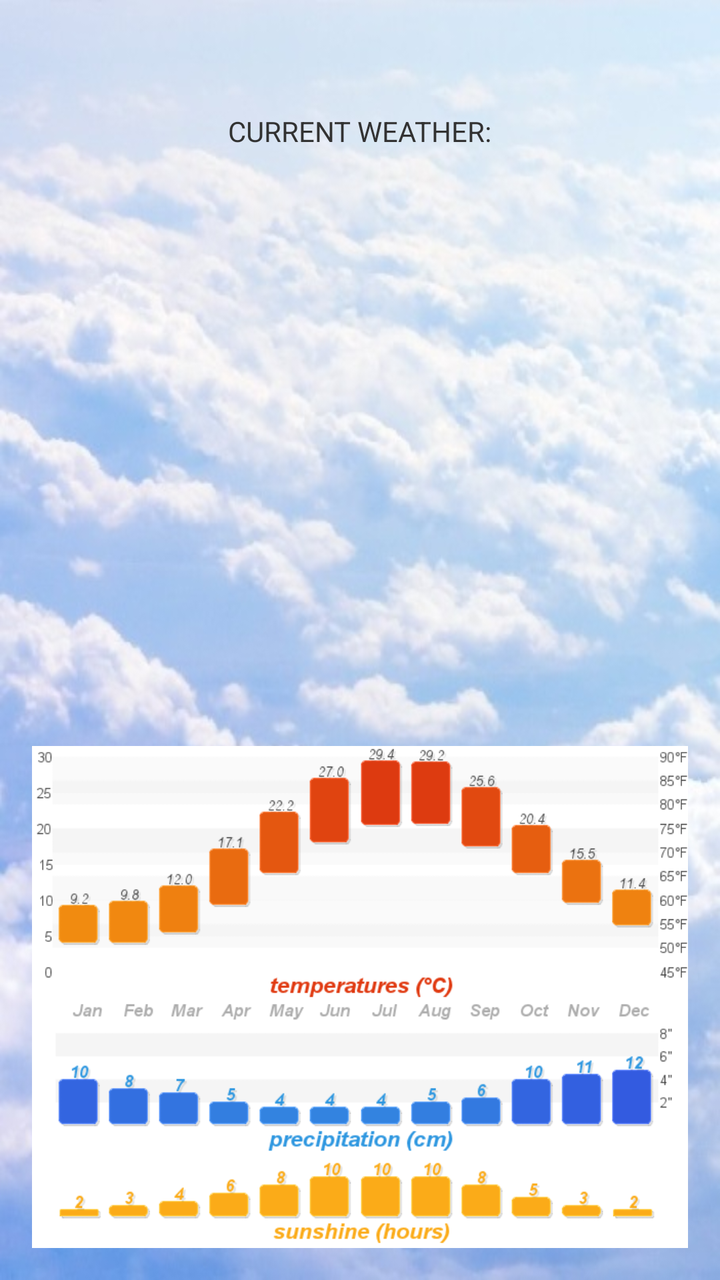
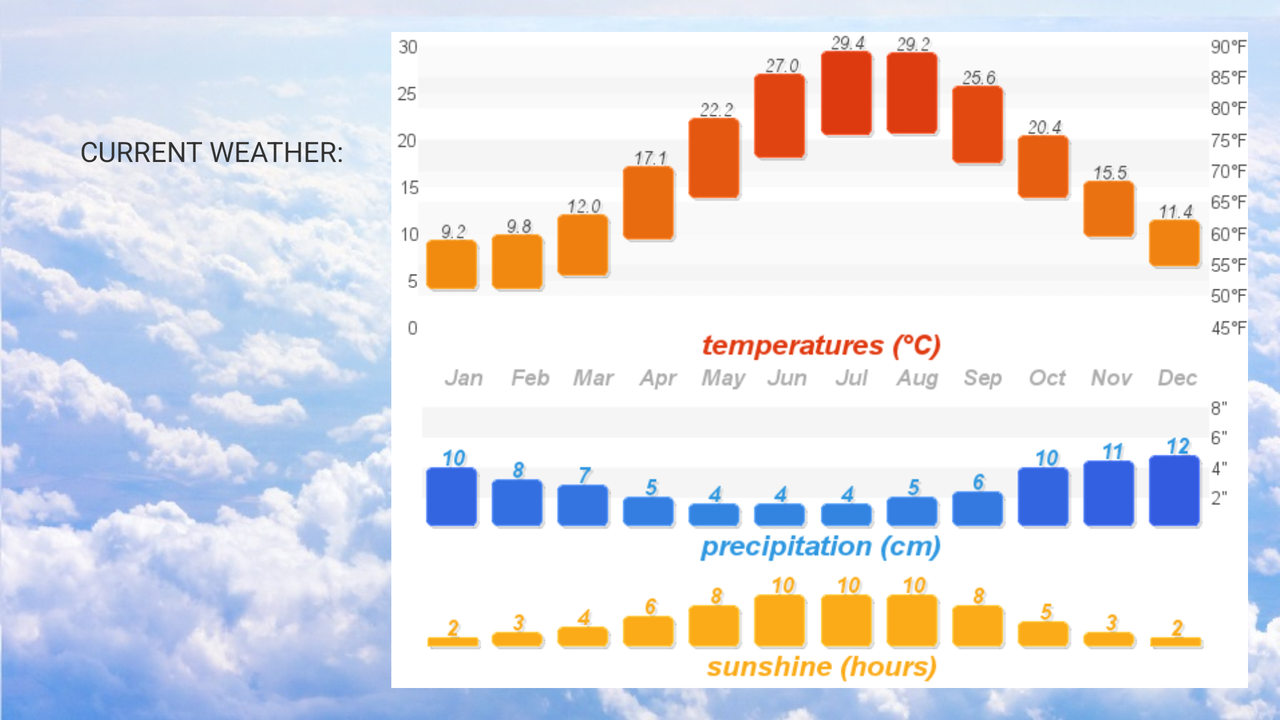

Compare how this app lays out the same screen by default and in its alternative resource folder. The renders come first, then the two layout files and the values they reference.
<!-- AndroidManifest.xml: activity theme AppTheme.OrangeActionBar -->
<!-- res/layout/activity_weather_and_climate.xml -->
<?xml version="1.0" encoding="utf-8"?>
<RelativeLayout
    xmlns:android="http://schemas.android.com/apk/res/android"
    xmlns:tools="http://schemas.android.com/tools"
    android:layout_width="match_parent"
    android:layout_height="match_parent"
    tools:context=".MainActivity"
    android:paddingBottom="@dimen/activity_vertical_margin"
    android:paddingLeft="@dimen/activity_horizontal_margin"
    android:paddingRight="@dimen/activity_horizontal_margin"
    android:paddingTop="@dimen/activity_vertical_margin"
    android:background="@drawable/clouds">
    <FrameLayout
        android:id="@+id/WeatherIcon"
        android:layout_width="wrap_content"
        android:layout_height="wrap_content"
        android:layout_alignParentBottom="true"
        android:layout_alignParentRight="true"
        android:layout_alignParentEnd="true">
        <ImageView
           android:layout_width="wrap_content"
           android:layout_height="wrap_content"
           android:adjustViewBounds="true"
           android:scaleType="fitXY"
           android:src="@drawable/istanbulclimate" />
    </FrameLayout>


    <LinearLayout
        android:orientation="vertical"
        android:layout_width="wrap_content"
        android:layout_height="wrap_content"
        android:layout_above="@+id/WeatherIcon"
        android:layout_alignRight="@+id/WeatherIcon"
        android:layout_alignEnd="@+id/WeatherIcon"
        android:layout_alignParentTop="true"
        android:layout_alignParentLeft="true"
        android:layout_alignParentStart="true"
        android:layout_marginTop="40dp">

        <TextView
            android:id="@+id/WeatherIcon2"
            android:layout_width="wrap_content"
            android:layout_height="wrap_content"
            android:layout_gravity="center_horizontal"
            android:text="CURRENT WEATHER:"/>
        <ImageView
            android:id="@+id/ivWeatherIcon"
            android:layout_width="wrap_content"
            android:layout_height="wrap_content"
            android:layout_gravity="center_horizontal"
            android:layout_below="@+id/WeatherIcon2"
            />

        <TextView
            android:id="@+id/tvWeatherTemperature"
            android:layout_width="wrap_content"
            android:layout_height="wrap_content"
            android:layout_below="@+id/tvWeatherDescription"
            android:layout_gravity="center_horizontal"
            android:textAppearance="?android:attr/textAppearanceLarge" />

        <TextView
            android:id="@+id/tvWeatherDescription"
            android:layout_width="wrap_content"
            android:layout_height="wrap_content"
            android:layout_below="@+id/ivWeatherIcon"
            android:layout_gravity="center_horizontal"
            android:textAppearance="?android:attr/textAppearanceLarge" />

    </LinearLayout>


</RelativeLayout>
<!-- resources referenced by this layout -->
<resources>
  <dimen name="activity_horizontal_margin">16dp</dimen>
  <dimen name="activity_vertical_margin">16dp</dimen>
  <!-- drawable clouds: jpg bitmap (drawable, 69739 bytes) -->
  <!-- drawable istanbulclimate: png bitmap (drawable, 40627 bytes) -->
  <style name="AppTheme.OrangeActionBar">
          <item name="android:actionBarStyle">@style/Widget.ActionBar.Orange</item>
          <item name="android:windowContentOverlay">@null</item>
      </style>
  <style name="Widget.ActionBar.Orange">
          <item name="android:background">@drawable/ab_background</item>
      </style>
  <!-- drawable ab_background: png bitmap (drawable-xhdpi, 2891 bytes) -->
</resources>
<!-- res/layout-land/activity_weather_and_climate.xml (the repository's variant of the layout above) -->
<!-- drawn on the phone turned sideways -->
<?xml version="1.0" encoding="utf-8"?>
<RelativeLayout
    xmlns:android="http://schemas.android.com/apk/res/android"
    xmlns:tools="http://schemas.android.com/tools"
    android:layout_width="match_parent"
    android:layout_height="match_parent"
    tools:context=".MainActivity"
    android:paddingBottom="@dimen/activity_vertical_margin"
    android:paddingLeft="@dimen/activity_horizontal_margin"
    android:paddingRight="@dimen/activity_horizontal_margin"
    android:paddingTop="@dimen/activity_vertical_margin"
    android:background="@drawable/cloudsland">
    <FrameLayout
        android:id="@+id/WeatherIcon"
        android:layout_width="wrap_content"
        android:layout_height="wrap_content"
        android:layout_alignParentTop="true"
        android:layout_alignParentRight="true"
        android:layout_alignParentEnd="true">
        <ImageView
            android:layout_width="wrap_content"
            android:layout_height="wrap_content"
            android:adjustViewBounds="true"
            android:scaleType="fitXY"
            android:src="@drawable/istanbulclimate" />
    </FrameLayout>

    <LinearLayout
        android:orientation="vertical"
        android:layout_width="fill_parent"
        android:layout_height="fill_parent"
        android:weightSum="1"
        android:layout_toLeftOf="@+id/WeatherIcon"
        android:layout_alignParentBottom="true"
        android:layout_marginTop="50dp">

        <TextView
            android:id="@+id/WeatherIcon2"
            android:layout_width="wrap_content"
            android:layout_height="wrap_content"
            android:text="CURRENT WEATHER:"
            android:layout_gravity="center_horizontal" />

        <ImageView
            android:id="@+id/ivWeatherIcon"
            android:layout_width="wrap_content"
            android:layout_height="wrap_content"
            android:layout_below="@+id/WeatherIcon2"
            android:layout_gravity="center_horizontal" />

        <TextView
            android:id="@+id/tvWeatherTemperature"
            android:layout_width="wrap_content"
            android:layout_height="wrap_content"
            android:layout_below="@+id/tvWeatherDescription"
            android:layout_gravity="center_horizontal"
            android:textAppearance="?android:attr/textAppearanceLarge" />

        <TextView
            android:id="@+id/tvWeatherDescription"
            android:layout_width="wrap_content"
            android:layout_height="wrap_content"
            android:layout_below="@+id/ivWeatherIcon"
            android:layout_gravity="center_horizontal"
            android:textAppearance="?android:attr/textAppearanceLarge" />

    </LinearLayout>


</RelativeLayout>
<!-- resources referenced by the variant -->
<!-- as the phone turned sideways resolves them -->
<resources>
  <dimen name="activity_horizontal_margin">16dp</dimen>
  <dimen name="activity_vertical_margin">16dp</dimen>
  <!-- drawable cloudsland: jpg bitmap (drawable, 135905 bytes) -->
  <!-- drawable istanbulclimate: png bitmap (drawable, 40627 bytes) -->
  <style name="AppTheme.OrangeActionBar">
          <item name="android:actionBarStyle">@style/Widget.ActionBar.Orange</item>
          <item name="android:windowContentOverlay">@null</item>
      </style>
  <style name="Widget.ActionBar.Orange">
          <item name="android:background">@drawable/ab_background</item>
      </style>
  <!-- drawable ab_background: png bitmap (drawable-xhdpi, 2891 bytes) -->
</resources>
